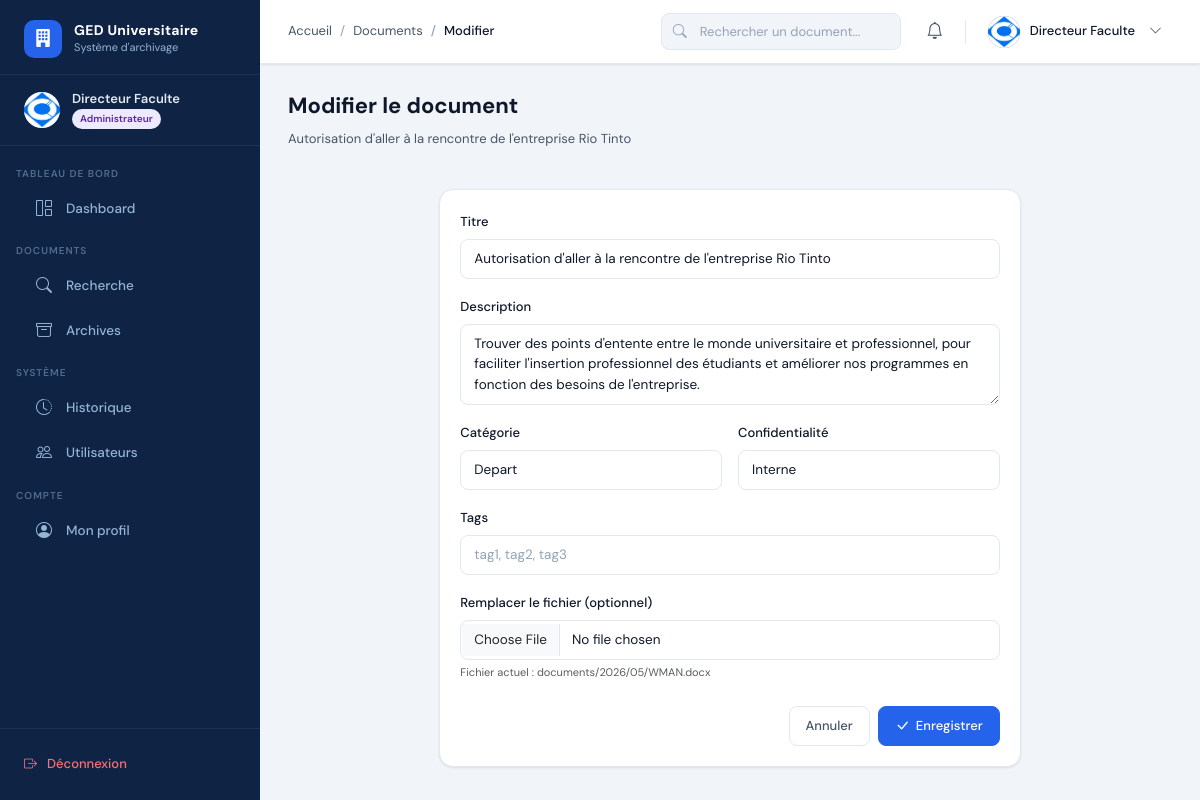
The app's page /dashboard/documents/5/modifier/ (signed in) with its own data.
### apps/accounts/models.py (models this page shows, shortened)
class User(AbstractUser):
    ROLE_CHOICES = [
        ('administrateur', 'Administrateur'),
        ('archiviste', 'Archiviste'),
    ]
    role = models.CharField(max_length=20, choices=ROLE_CHOICES, default='archiviste')
    photo = models.ImageField(upload_to='photos/', blank=True, null=True)
    telephone = models.CharField(max_length=20, blank=True)
    departement = models.CharField(max_length=100, blank=True)
    is_active = models.BooleanField(default=True)
    created_at = models.DateTimeField(auto_now_add=True)
    updated_at = models.DateTimeField(auto_now=True)
    def is_admin(self):
        return self.role == 'administrateur'
    def is_archiviste(self):
        return self.role == 'archiviste'
    class Meta:
        verbose_name = 'Utilisateur'
        verbose_name_plural = 'Utilisateurs'

### apps/documents/models.py (models this page shows, shortened)
class Document(models.Model):
    CONFIDENTIALITE_CHOICES = [
        ('public', 'Public'),
        ('interne', 'Interne'),
        ('confidentiel', 'Confidentiel'),
        ('secret', 'Secret'),
    ]
    STATUT_CHOICES = [
        ('actif', 'Actif'),
        ('archive', 'Archivé'),
        ('supprime', 'Supprimé'),
    ]
    titre = models.CharField(max_length=255)
    description = models.TextField(blank=True)
    fichier = models.FileField(upload_to='documents/%Y/%m/')
    categorie = models.ForeignKey(Categorie, on_delete=models.SET_NULL, null=True)
    tags = models.ManyToManyField(Tag, blank=True)
    archiviste = models.ForeignKey(settings.AUTH_USER_MODEL, on_delete=models.SET_NULL, null=True, related_name='documents')
    confidentialite = models.CharField(max_length=20, choices=CONFIDENTIALITE_CHOICES, default='interne')
    statut = models.CharField(max_length=20, choices=STATUT_CHOICES, default='actif')
    created_at = models.DateTimeField(auto_now_add=True)
    updated_at = models.DateTimeField(auto_now=True)
    class Meta:
        verbose_name = 'Document'
        ordering = ['-created_at']

### apps/documents/views.py (the view)
# urls.py: path('documents/<int:pk>/modifier/', views.modifier_document, name='modifier_document'),
@login_required
def modifier_document(request, pk):
    doc = get_object_or_404(Document, pk=pk)
    if request.user.is_archiviste() and doc.archiviste != request.user:
        messages.error(request, "Vous n'avez pas la permission de modifier ce document.")
        return redirect('liste_documents')
    form = DocumentForm(request.POST or None, request.FILES or None, instance=doc)
    if request.method == 'POST' and form.is_valid():
        form.save()
        Historique.objects.create(utilisateur=request.user, action='modification', description=f'Modification du document "{doc.titre}"')
        messages.success(request, 'Document modifié avec succès.')
        return redirect('liste_documents')
    return render(request, 'archiviste/document_form.html', {'form': form, 'document': doc})

### apps/documents/forms.py (shortened to what this page needs)
class DocumentForm(forms.ModelForm):
    tags_input = forms.CharField(
        required=False,
        widget=forms.TextInput(attrs={'class': 'form-control', 'placeholder': 'tag1, tag2, tag3'}),
        label='Tags (séparés par des virgules)'
    )
    class Meta:
        model = Document
        fields = ['titre', 'description', 'fichier', 'categorie', 'confidentialite']
        widgets = {
            'titre': forms.TextInput(attrs={'class': 'form-control', 'placeholder': 'Titre du document'}),
            'description': forms.Textarea(attrs={'class': 'form-control', 'rows': 3}),
            'fichier': forms.FileInput(attrs={'class': 'form-control', 'accept': '.pdf,.doc,.docx,.xls,.xlsx,.png,.jpg,.jpeg,.ppt,.pptx'}),
            'categorie': forms.Select(attrs={'class': 'form-select'}),
            'confidentialite': forms.Select(attrs={'class': 'form-select'}),
        }

### apps/categories/models.py (called while the page is built)
    def __str__(self):
        return self.nom

### templates/archiviste/document_form.html (shortened to what this page needs)
{% extends 'base.html' %}
{% block breadcrumb %}<li class="breadcrumb-item"><a href="{% url 'liste_documents' %}">Documents</a></li><li class="breadcrumb-item active">Modifier</li>{% endblock %}
{% block content %}
<div class="page-header"><div><h1 class="page-title">Modifier le document</h1><p class="page-subtitle">{{ document.titre }}</p></div></div>
<div class="row justify-content-center">
  <div class="col-12 col-lg-8">
    <div class="card">
      <div class="card-body">
        <form method="post" enctype="multipart/form-data">
          <div class="row g-3">
            <div class="col-12"><label class="form-label">Titre</label>{{ form.titre }}</div>
            <div class="col-12"><label class="form-label">Description</label>{{ form.description }}</div>
            <div class="col-12 col-md-6"><label class="form-label">Catégorie</label>{{ form.categorie }}</div>
            <div class="col-12 col-md-6"><label class="form-label">Confidentialité</label>{{ form.confidentialite }}</div>
            <div class="col-12"><label class="form-label">Tags</label>{{ form.tags_input }}</div>
            <div class="col-12">
              <label class="form-label">Remplacer le fichier (optionnel)</label>
              {{ form.fichier }}
              <div class="text-xs text-muted mt-1">Fichier actuel : {{ document.fichier.name|default:"Aucun" }}</div>
            </div>
          </div>
          <div class="d-flex gap-2 justify-content-end mt-4">
            <a href="{% url 'liste_documents' %}" class="btn btn-outline">Annuler</a>
            <button type="submit" class="btn btn-primary"><i class="bi bi-check-lg"></i> Enregistrer</button>
          </div>
        </form>
      </div>
    </div>
  </div>
</div>
{% endblock %}

### templates/base.html (shortened to what this page needs)
<!DOCTYPE html>
<html lang="fr">
<head>
  {% load static %}
  <link rel="stylesheet" href="https://cdn.jsdelivr.net/npm/bootstrap@5.3.2/dist/css/bootstrap.min.css">
  <link rel="stylesheet" href="https://cdn.jsdelivr.net/npm/bootstrap-icons@1.11.3/font/bootstrap-icons.min.css">
  <link rel="stylesheet" href="{% static 'css/main.css' %}">
</head>
<body>
<aside class="sidebar" id="sidebar">
  <a href="{% url 'dashboard' %}" class="sidebar-logo">
    <div class="sidebar-logo-icon"><i class="bi bi-building-fill"></i></div>
    <div class="sidebar-logo-text">
      <div class="brand">GED Universitaire</div>
      <div class="sub">Système d'archivage</div>
    </div>
  </a>
  <div class="sidebar-user">
    <div class="sidebar-user-avatar">
      {% if user.photo %}<img src="{{ user.photo.url }}" alt="">
      {% else %}{{ user.first_name|first|upper }}{{ user.last_name|first|upper }}
      {% endif %}
    </div>
    <div>
      <div class="sidebar-user-name">{{ user.get_full_name|default:user.username }}</div>
      <div class="sidebar-user-role">
        <span class="sidebar-badge {% if user.is_admin %}badge-admin{% else %}badge-archiviste{% endif %}">
          {{ user.get_role_display }}
        </span>
      </div>
    </div>
  </div>
  <nav class="sidebar-nav">
    {% if user.is_admin %}
      <div class="sidebar-section"><div class="sidebar-section-title">Tableau de bord</div></div>
      <a href="{% url 'dashboard' %}" class="sidebar-link {% if request.resolver_match.url_name == 'dashboard' %}active{% endif %}">
        <i class="bi bi-grid-1x2"></i> Dashboard
      </a>
      <div class="sidebar-section"><div class="sidebar-section-title">Documents</div></div>
      <a href="{% url 'recherche_documents' %}" class="sidebar-link {% if request.resolver_match.url_name == 'recherche_documents' %}active{% endif %}">
        <i class="bi bi-search"></i> Recherche
      </a>
      <a href="{% url 'consultation_archives' %}" class="sidebar-link {% if request.resolver_match.url_name == 'consultation_archives' %}active{% endif %}">
        <i class="bi bi-archive"></i> Archives
      </a>
      <div class="sidebar-section"><div class="sidebar-section-title">Système</div></div>
      <a href="{% url 'historique_systeme' %}" class="sidebar-link {% if request.resolver_match.url_name == 'historique_systeme' %}active{% endif %}">
        <i class="bi bi-clock-history"></i> Historique
      </a>
      <a href="{% url 'gestion_utilisateurs' %}" class="sidebar-link {% if request.resolver_match.url_name == 'gestion_utilisateurs' %}active{% endif %}">
        <i class="bi bi-people"></i> Utilisateurs
      </a>
    {% endif %}
    <div class="sidebar-section"><div class="sidebar-section-title">Compte</div></div>
    <a href="{% url 'profil' %}" class="sidebar-link {% if request.resolver_match.url_name == 'profil' %}active{% endif %}">
      <i class="bi bi-person-circle"></i> Mon profil
    </a>
  </nav>
  <div class="sidebar-footer">
    <a href="{% url 'deconnexion' %}" class="sidebar-logout">
      <i class="bi bi-box-arrow-right"></i> Déconnexion
    </a>
  </div>
</aside>
<div class="main-wrapper">
  <header class="top-navbar">
    <div class="navbar-breadcrumb">
      <nav aria-label="breadcrumb">
        <ol class="breadcrumb">
          <li class="breadcrumb-item"><a href="{% url 'dashboard' %}">Accueil</a></li>
          {% block breadcrumb %}{% endblock %}
        </ol>
      </nav>
    </div>
    <div class="navbar-search d-none d-md-flex">
      <i class="bi bi-search search-icon"></i>
      <form action="{% url 'recherche_documents' %}" method="get">
        <input type="text" name="q" placeholder="Rechercher un document..." class="form-control">
      </form>
    </div>
    <div class="navbar-actions">
      <div class="dropdown">
        <button class="navbar-btn position-relative" data-bs-toggle="dropdown" aria-expanded="false">
          <i class="bi bi-bell"></i>
        </button>
      </div>
      <div class="dropdown">
        <div class="navbar-user" data-bs-toggle="dropdown" style="cursor:pointer;">
          <div class="navbar-user-avatar">
            {% if user.photo %}<img src="{{ user.photo.url }}" alt="">
            {% else %}{{ user.first_name|first|upper }}{{ user.last_name|first|upper }}
            {% endif %}
          </div>
          <span class="navbar-user-name d-none d-lg-block">{{ user.get_full_name|default:user.username }}</span>
          <i class="bi bi-chevron-down text-sm text-muted d-none d-lg-block ms-1"></i>
        </div>
      </div>
    </div>
  </header>
  <main class="content-area">
    {% block content %}{% endblock %}
  </main>
</div>
</body>
</html>

### records on screen
User: photo (picture), get_full_name "Directeur Faculte", role "Administrateur"
Document: titre "Autorisation d'aller à la rencontre de l'entreprise Rio Tinto", description "Trouver des points d'entente entre le monde universitaire et professionnel, pour faciliter l'insertion professionnel des étudiants et améliorer nos programmes en fonction des besoins de l'entreprise.", categorie "Depart", confidentialite "Interne", fichier.name "documents/2026/05/WMAN.docx"
